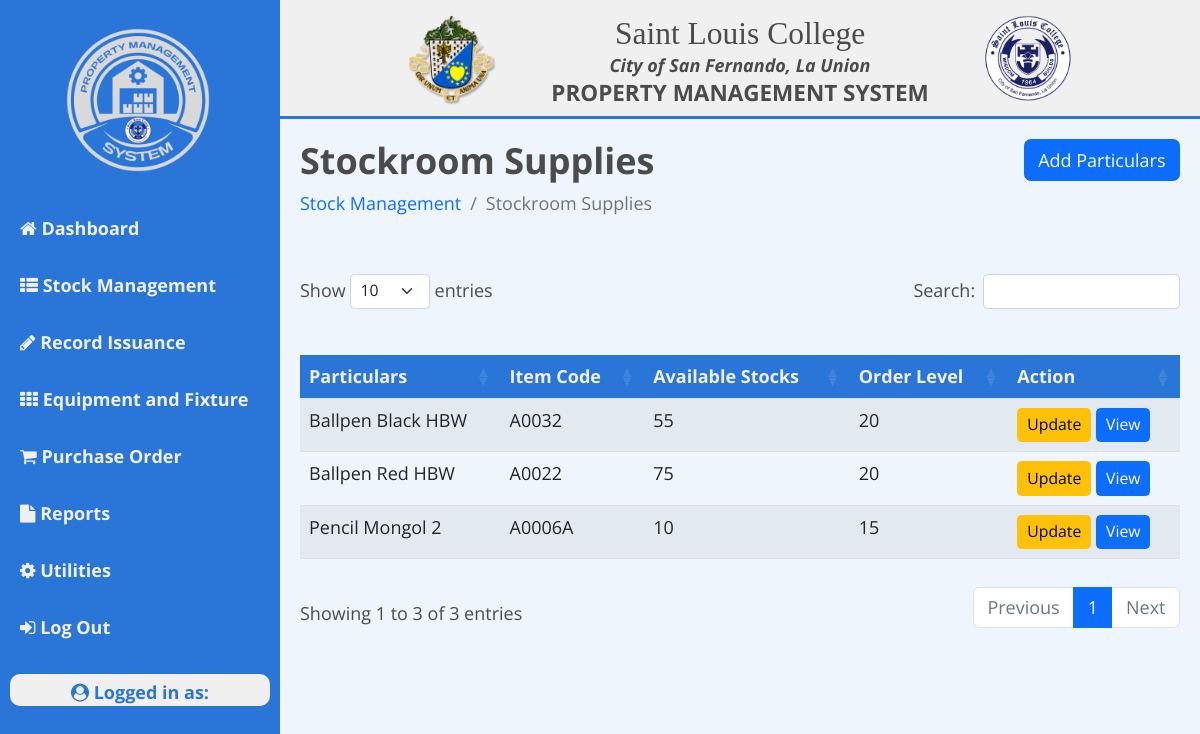
Page /pmo/stock-management/stockroom/stkrm-particulars.php on the earlier database version.
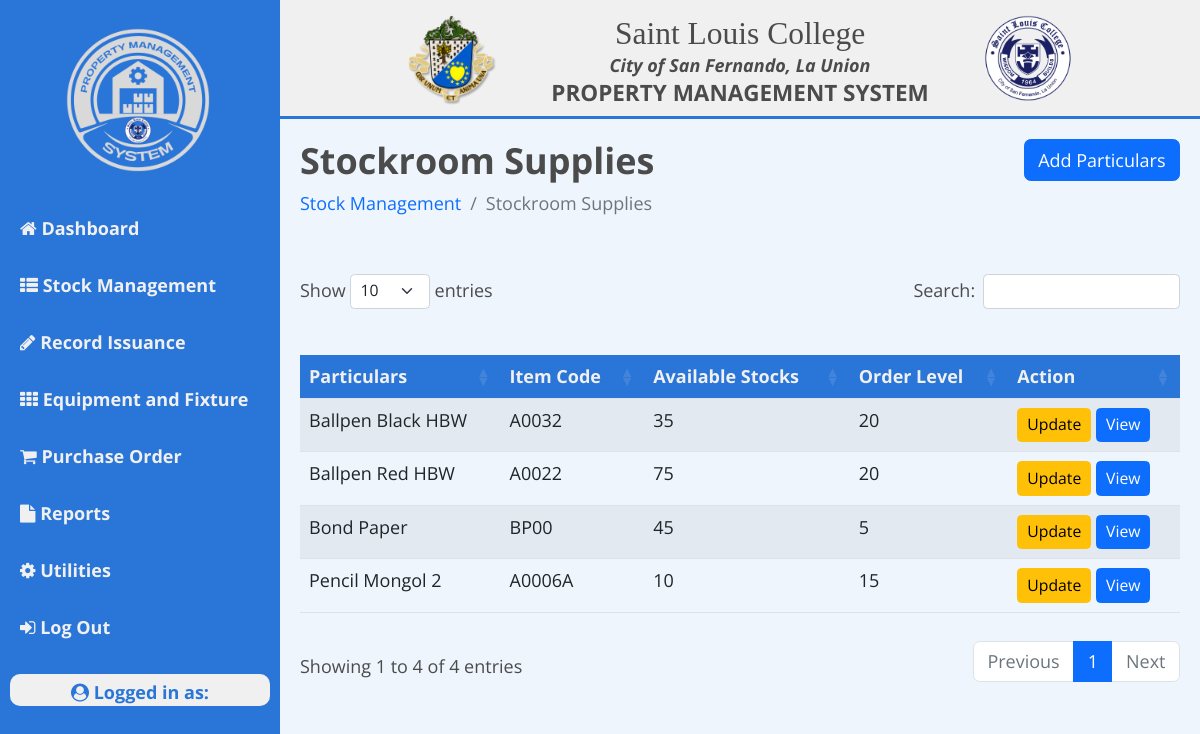
Same page on the later database version.
### tables this page shows
CREATE TABLE `tbl_particulars_stockroom` (
  `id` int(11) NOT NULL AUTO_INCREMENT,
  `item_code` varchar(255) NOT NULL,
  `particulars` varchar(255) NOT NULL,
  `unit` varchar(255) NOT NULL,
  `stock_type` varchar(255) NOT NULL,
  `order_level` int(255) NOT NULL,
  PRIMARY KEY (`id`),
  KEY `particulars` (`particulars`),
  KEY `particulars_2` (`particulars`),
  KEY `item_code` (`item_code`,`stock_type`,`unit`),
  KEY `unit` (`unit`),
  KEY `stock_type` (`stock_type`)
);

### pmo/stock-management/stockroom/stkrm-particulars.php (the view, shortened to what this page needs)
<!DOCTYPE html>
<html lang="en">
<?php include '../../../head.php'; ?>
<body>
<?php
require '../../../config.php';
?>
<div class="wrapper">
<?php include '../../pmo-nav.php'; ?>
    <div class="main_content">
        <?php include '../../../navbar.php'; ?>
        <div class="info">
            <div class="page-title">
                <div class="row" style="display: flex;">
                    <div class="col-6 md-6 order-md-1 order-first">
                         <h2>Stockroom Supplies</h2>
                        <nav aria-label="breadcrumb">
                            <ol class="breadcrumb">
                                <li class="breadcrumb-item text-primary">Stock Management</li>
                                <li class="breadcrumb-item active" aria-current="page">Stockroom Supplies</li>
                            </ol>
                        </nav>
                    </div>
                    <div class="col-6 md-6 order-md-2 order-last">
                            <a class="btn btn-primary float-end" href="add-particulars.php" role="button" >Add Particulars</a>
                    </div>
                </div>
            </div>
            <div class="table-responsive text-nowrap">
                <table id="example" class="table table-striped " style="width:100%;">
                    <thead>
                        <tr>
                            <th>Particulars</th>
                            <th>Item Code</th>
                            <th>Available Stocks</th>
                            <th>Order Level</th>
                            <th>Action</th>
                        </tr>
                    </thead>
                    <tbody>
                    <?php
                        $query = "SELECT tbl_particulars_stockroom.*, SUM(tbl_stock_stockroom.rem_qty) AS avail_stocks
                                FROM tbl_particulars_stockroom
                                INNER JOIN tbl_stock_stockroom ON tbl_particulars_stockroom.particulars = tbl_stock_stockroom.particulars
                                GROUP BY particulars";
                        $result = mysqli_query($conn, $query);
                        if(mysqli_num_rows($result) > 0):
                            foreach($result as $particulars){
                    ?>
                        <tr>
                            <td><?= $particulars['particulars']; ?></td>
                            <td><?= $particulars['item_code']; ?></td>
                            <td><?= $particulars['avail_stocks']?></td>
                            <td><?= $particulars['order_level']; ?></td>
                            <td>
                                <a href="edit-particulars.php?ref=<?= $particulars['id']; ?>" type="button" name="editParticulars" class="btn btn-warning btn-sm">Update</a>
                                <a href="stkrm-stocks.php?ref=<?= $particulars['id']; ?>" type="button" name="viewParticulars" class="btn btn-primary btn-sm">View</a>
                            </td>
                        </tr>
                        <?php
                            }
                        endif;
                        ?>
                    </tbody>
                </table>
            </div>
        </div>
    </div>
</div>
</body>
</html>

Differences in the rows shown:
computed for tbl_particulars_stockroom "Ballpen Black HBW": avail_stocks "55" → "35"
added tbl_particulars_stockroom: particulars "Bond Paper", item_code "BP00", avail_stocks "45", order_level "5"
Other differences:
text written by a page script: "Show entries Search: Showing 1 to 3 of 3 entries Previous 1 Next" → "Show entries Search: Showing 1 to 4 of 4 entries Previous 1 Next"
